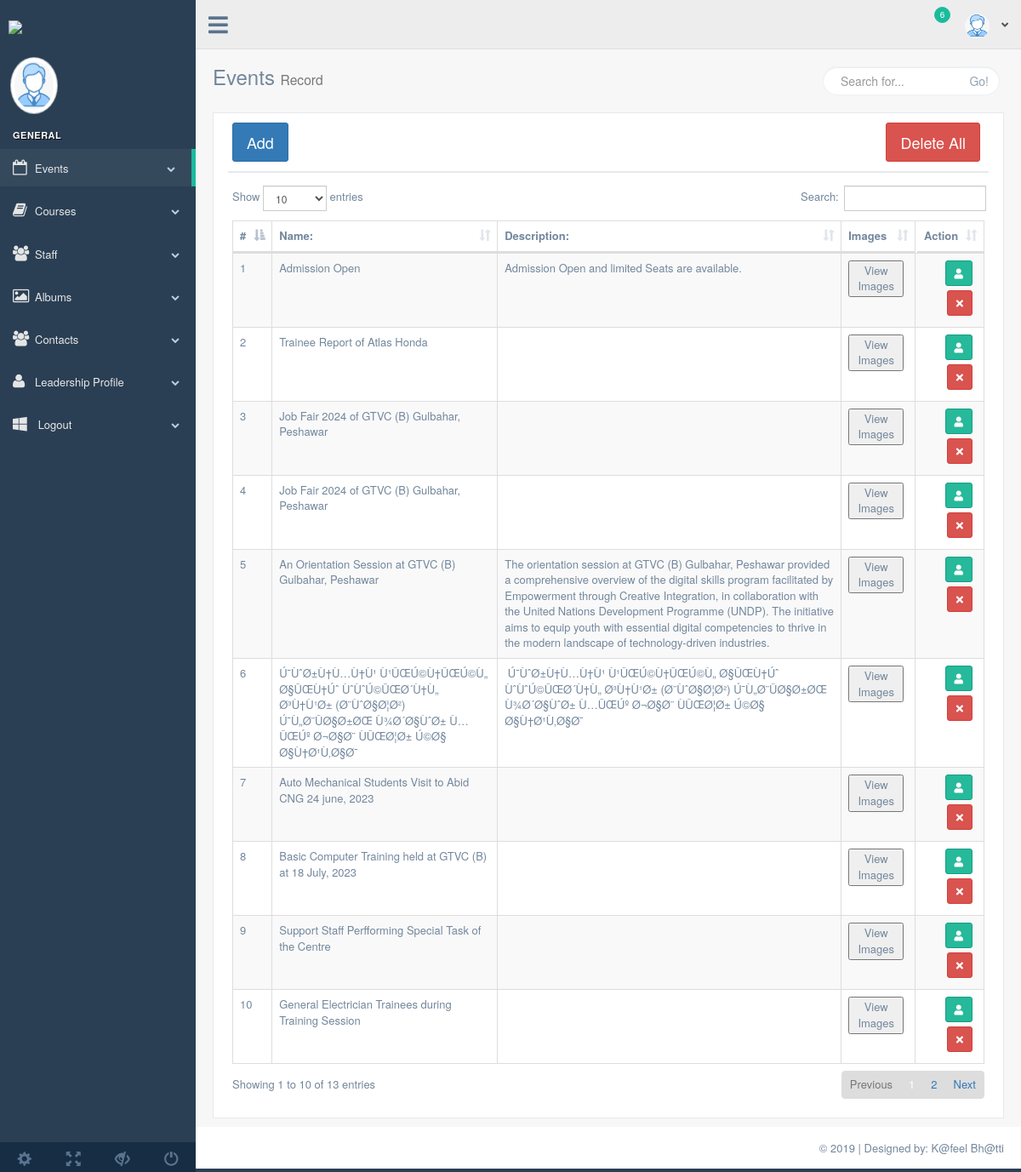
Before: /admin/events.php with the older database file.
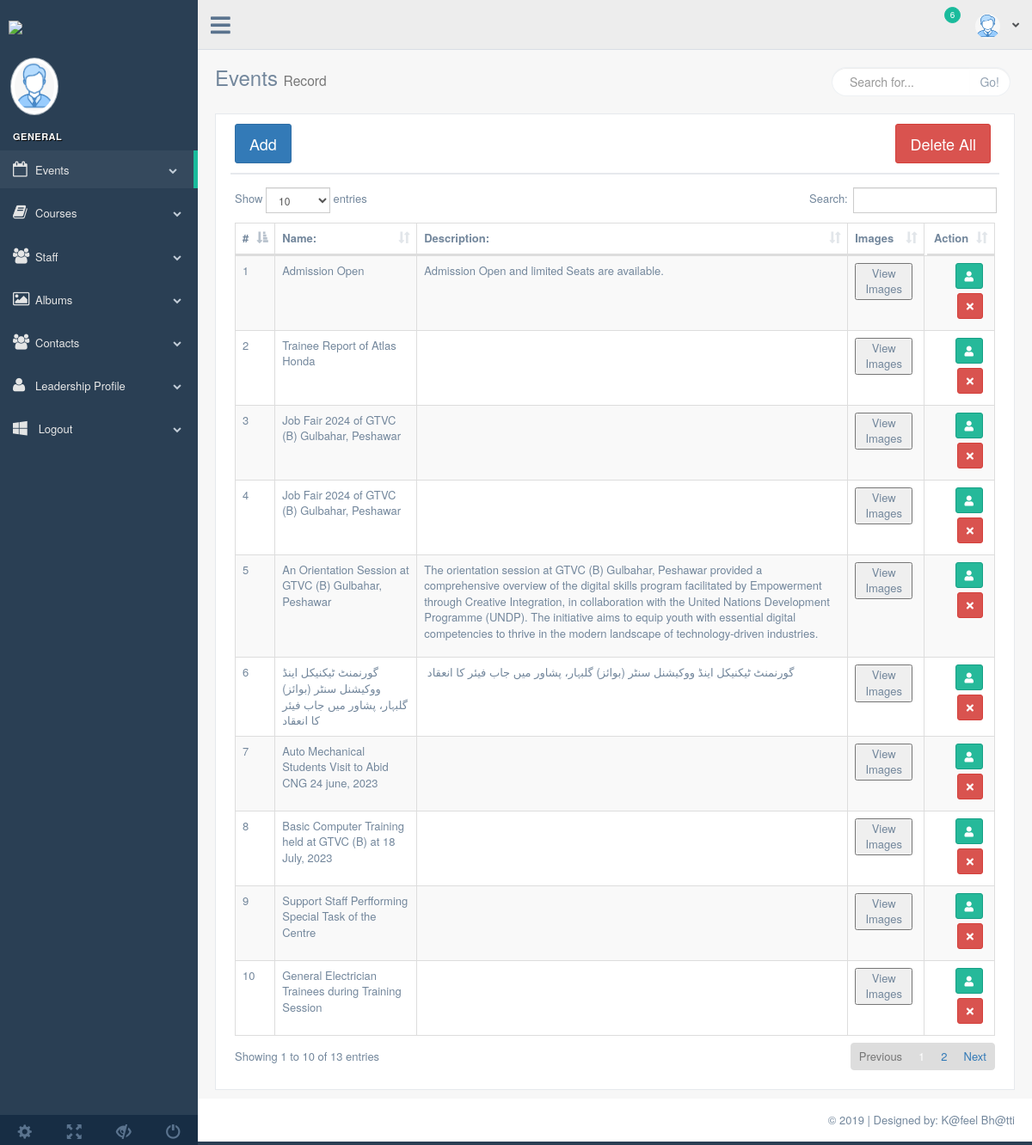
After: the same page with the newer database file.
### tables this page shows
CREATE TABLE `events` (
  `id` int(11) NOT NULL,
  `name` varchar(255) NOT NULL,
  `description` longtext NOT NULL,
  `status` int(11) NOT NULL DEFAULT '1',
  `created_at` timestamp NOT NULL DEFAULT CURRENT_TIMESTAMP ON UPDATE CURRENT_TIMESTAMP
);

### admin/events.php (the view, shortened to what this page needs)
<?php
require_once('process/conn.php');
$query="select * from events
        where events.status = 1";
			$excute=mysqli_query($conn, $query);
			?>
<!DOCTYPE html>
<html lang="en">
<head>
    <link href="vendors/bootstrap/dist/css/bootstrap.min.css" rel="stylesheet">
    <link href="vendors/font-awesome/css/font-awesome.min.css" rel="stylesheet">
    <link href="vendors/nprogress/nprogress.css" rel="stylesheet">
    <link href="vendors/iCheck/skins/flat/green.css" rel="stylesheet">
    <link href="vendors/datatables.net-bs/css/dataTables.bootstrap.min.css" rel="stylesheet">
    <link href="vendors/datatables.net-buttons-bs/css/buttons.bootstrap.min.css" rel="stylesheet">
    <link href="vendors/datatables.net-fixedheader-bs/css/fixedHeader.bootstrap.min.css" rel="stylesheet">
    <link href="vendors/datatables.net-responsive-bs/css/responsive.bootstrap.min.css" rel="stylesheet">
    <link href="vendors/datatables.net-scroller-bs/css/scroller.bootstrap.min.css" rel="stylesheet">
    <link href="build/css/custom.css" rel="stylesheet">
</head>
<body class="nav-md">
<div class="container body">
    <div class="main_container">
        <?php require_once 'inc/sidebar.php';?>
        <?php require_once 'inc/header.php';?>
        <div class="right_col" role="main">
            <div class="">
                <div class="page-title">
                    <div class="title_left">
                        <h3>Events <small>Record</small></h3>
                    </div>
                    <div class="title_right">
                        <div class="col-md-5 col-sm-5 col-xs-12 form-group pull-right top_search">
                            <div class="input-group">
                                <input type="text" class="form-control" placeholder="Search for...">
                                <span class="input-group-btn">
                      <button class="btn btn-default" type="button">Go!</button>
                    </span>
                            </div>
                        </div>
                    </div>
                </div>
                <div class="clearfix"></div>
                <div class="row">
                    <div class="col-md-12 col-sm-12 col-xs-12">
                        <div class="x_panel">
                            <div class="x_title">
                                <button type="button" class="btn btn-primary btn-lg" data-toggle="modal"
                                        data-target="#exampleModal" data-whatever="@mdo">Add </button>
                                <a href="process/event_delete.php?all"> <button class="btn btn-danger btn-lg" style="float: right">Delete All</button></a>
                            </div>
                            <div class="x_content">
                                <table id="datatable" class="table table-striped table-bordered">
                                    <thead>
                                    <tr>
										<th>#</th>
                                        <th>Name:</th>
                                        <th>Description:</th>
                                        <th>Images</th>
                                        <th style="float: right">Action</th>
                                    </tr>
                                    </thead>
                                    <tbody>
									<?php
										$i=1; while($record=mysqli_fetch_array($excute)){
										?>
                                    <tr>
                                        <td><?php echo $i; ?></td>
										<td><?php echo $record['name']; ?></td>
										<td><?php echo $record['description']; ?></td>
                                        <td><button data-toggle="modal" data-target="#imageModal<?php echo $record['id']; ?>">View Images</button></td>
                                        <td class="text-right">
							<a href="edit_events.php?edit=<?php echo $record['id']; ?>">
                          <button type="button" rel="tooltip" class="btn btn-success btn-icon btn-sm ">
                            <i class="fa fa-user"></i>
                          </button>
                        </a>
                          <a href="process/event_delete.php?dlt=<?php echo $record['id']; ?>">
										<button type="button" rel="tooltip" class="btn btn-danger btn-icon btn-sm ">
                            <i class="fa fa-times"></i>
                          </button>
										</a>
                        </td>
                                    </tr>
										<?php $i++; } ?>
                                    </tbody>
                                </table>
                            </div>
                        </div>
                    </div>
                </div>
            </div>
        </div>
        <?php require_once 'inc/footer.php';?>
    </div>
</div>
</body>
</html>

Changed rows visible on the page:
removed events: name "Ú¯ÙˆØ±Ù†Ù…Ù†Ù¹ Ù¹ÛŒÚ©Ù†ÛŒÚ©Ù„ Ø§ÛŒÙ†Úˆ ÙˆÙˆÚ©ÛŒØ´Ù†Ù„ Ø³Ù†Ù¹Ø± (Ø¨ÙˆØ§Ø¦Ø²) Ú¯Ù„Ø¨ÛØ§Ø±ØŒ Ù¾Ø´Ø§ÙˆØ± Ù…ÛŒÚº Ø¬Ø§Ø¨ ÙÛŒØ¦Ø± Ú©Ø§ Ø§Ù†Ø¹Ù‚Ø§Ø¯", description "Ú¯ÙˆØ±Ù†Ù…Ù†Ù¹ Ù¹ÛŒÚ©Ù†ÛŒÚ©Ù„ Ø§ÛŒÙ†Úˆ ÙˆÙˆÚ©ÛŒØ´Ù†Ù„ Ø³Ù†Ù¹Ø± (Ø¨ÙˆØ§Ø¦Ø²) Ú¯Ù„Ø¨ÛØ§Ø±ØŒ Ù¾Ø´Ø§ÙˆØ± Ù…ÛŒÚº Ø¬Ø§Ø¨ ÙÛŒØ¦Ø± Ú©Ø§ Ø§Ù†Ø¹Ù‚Ø§Ø¯"
added events: name "گورنمنٹ ٹیکنیکل اینڈ ووکیشنل سنٹر (بوائز) گلبہار، پشاور میں جاب فیئر کا انعقاد"
